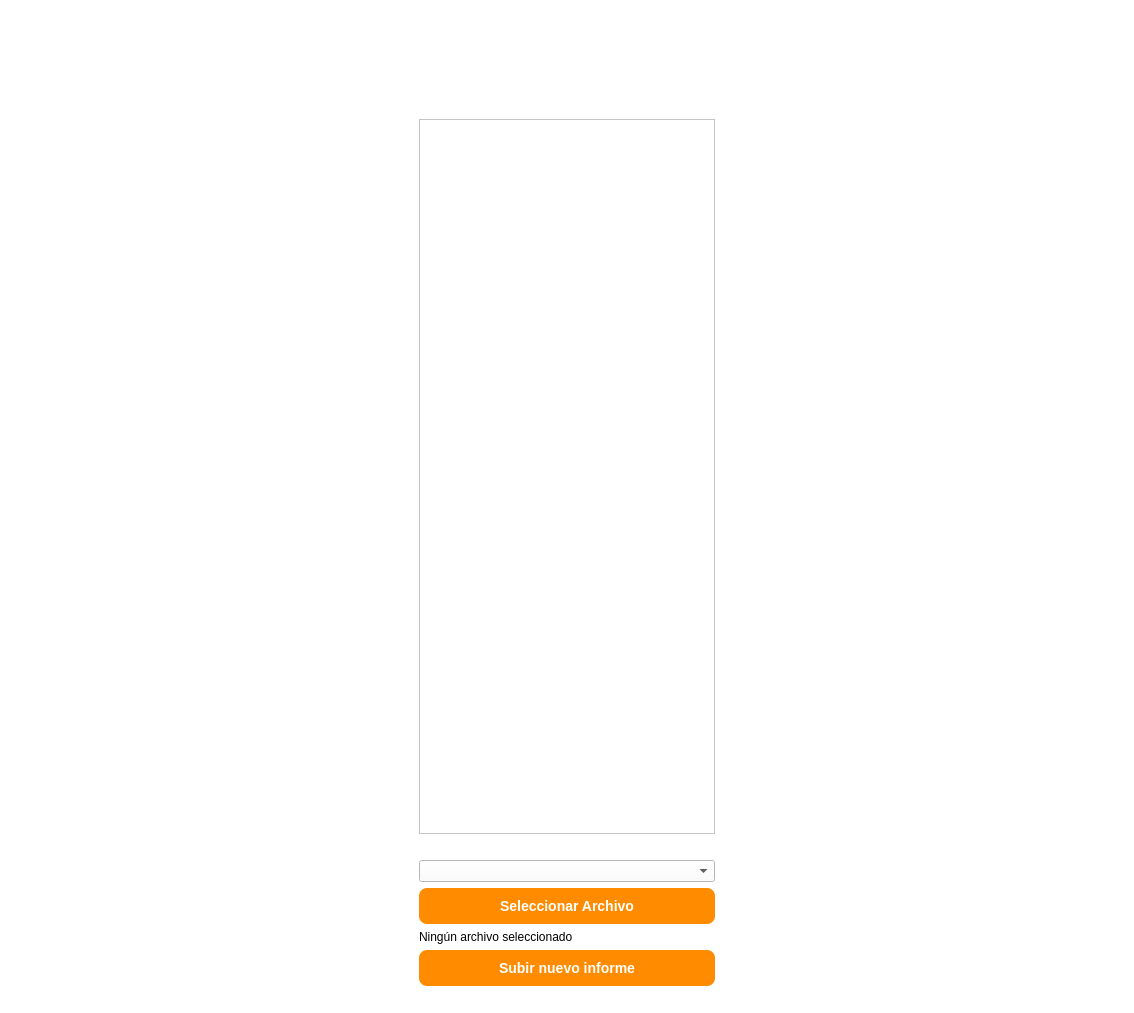
<?xml version="1.0" encoding="UTF-8"?>
<ui version="4.0">
 <class>MainWindow</class>
 <widget class="QMainWindow" name="MainWindow">
  <property name="geometry">
   <rect>
    <x>0</x>
    <y>0</y>
    <width>1134</width>
    <height>1013</height>
   </rect>
  </property>
  <property name="font">
   <font>
    <family>Arial</family>
    <italic>false</italic>
    <stylestrategy>PreferAntialias</stylestrategy>
   </font>
  </property>
  <property name="cursor">
   <cursorShape>ArrowCursor</cursorShape>
  </property>
  <property name="mouseTracking">
   <bool>false</bool>
  </property>
  <property name="windowTitle">
   <string>MainWindow</string>
  </property>
  <property name="autoFillBackground">
   <bool>false</bool>
  </property>
  <property name="styleSheet">
   <string notr="true">/* Pone el fondo de la ventana en blanco */
QMainWindow {
    background-color: #FFFFFF;
}

QWidget {
    background-color: white;
}


/* Estilo para las cajas de texto (DNI y Contraseña) */
QLineEdit {
    border: 2px solid #2980B9; /* Borde azul KiVet */
    border-radius: 5px;
    padding: 5px;
}</string>
  </property>
  <widget class="QWidget" name="centralwidget">
   <property name="styleSheet">
    <string notr="true"/>
   </property>
   <layout class="QHBoxLayout" name="horizontalLayout">
    <item>
     <spacer name="verticalSpacer_13">
      <property name="orientation">
       <enum>Qt::Vertical</enum>
      </property>
      <property name="sizeHint" stdset="0">
       <size>
        <width>20</width>
        <height>40</height>
       </size>
      </property>
     </spacer>
    </item>
    <item>
     <spacer name="verticalSpacer_17">
      <property name="orientation">
       <enum>Qt::Vertical</enum>
      </property>
      <property name="sizeHint" stdset="0">
       <size>
        <width>20</width>
        <height>40</height>
       </size>
      </property>
     </spacer>
    </item>
    <item>
     <spacer name="verticalSpacer_21">
      <property name="orientation">
       <enum>Qt::Vertical</enum>
      </property>
      <property name="sizeHint" stdset="0">
       <size>
        <width>20</width>
        <height>40</height>
       </size>
      </property>
     </spacer>
    </item>
    <item>
     <spacer name="horizontalSpacer_3">
      <property name="orientation">
       <enum>Qt::Horizontal</enum>
      </property>
      <property name="sizeHint" stdset="0">
       <size>
        <width>40</width>
        <height>20</height>
       </size>
      </property>
     </spacer>
    </item>
    <item>
     <widget class="QWidget" name="widget_5" native="true">
      <property name="styleSheet">
       <string notr="true"/>
      </property>
      <layout class="QVBoxLayout" name="verticalLayout_5">
       <item>
        <widget class="QWidget" name="widget_6" native="true">
         <property name="font">
          <font>
           <kerning>true</kerning>
          </font>
         </property>
         <property name="cursor">
          <cursorShape>ArrowCursor</cursorShape>
         </property>
         <property name="focusPolicy">
          <enum>Qt::NoFocus</enum>
         </property>
         <layout class="QHBoxLayout" name="horizontalLayout_2">
          <item>
           <widget class="QLabel" name="label_5">
            <property name="text">
             <string/>
            </property>
           </widget>
          </item>
          <item>
           <widget class="QLabel" name="label_6">
            <property name="text">
             <string/>
            </property>
           </widget>
          </item>
          <item>
           <spacer name="horizontalSpacer">
            <property name="orientation">
             <enum>Qt::Horizontal</enum>
            </property>
            <property name="sizeHint" stdset="0">
             <size>
              <width>40</width>
              <height>20</height>
             </size>
            </property>
           </spacer>
          </item>
          <item>
           <widget class="QLabel" name="label_8">
            <property name="text">
             <string/>
            </property>
           </widget>
          </item>
          <item>
           <widget class="QLabel" name="label_3">
            <property name="maximumSize">
             <size>
              <width>800</width>
              <height>1000</height>
             </size>
            </property>
            <property name="font">
             <font>
              <weight>50</weight>
              <bold>false</bold>
             </font>
            </property>
            <property name="layoutDirection">
             <enum>Qt::LeftToRight</enum>
            </property>
            <property name="text">
             <string/>
            </property>
            <property name="pixmap">
             <pixmap resource="../imagenes/recursos.qrc">:/imagenes/logoKiVet.jpg</pixmap>
            </property>
            <property name="scaledContents">
             <bool>true</bool>
            </property>
            <property name="alignment">
             <set>Qt::AlignCenter</set>
            </property>
            <property name="wordWrap">
             <bool>false</bool>
            </property>
            <property name="indent">
             <number>-1</number>
            </property>
            <property name="openExternalLinks">
             <bool>false</bool>
            </property>
           </widget>
          </item>
          <item>
           <spacer name="horizontalSpacer_2">
            <property name="orientation">
             <enum>Qt::Horizontal</enum>
            </property>
            <property name="sizeHint" stdset="0">
             <size>
              <width>40</width>
              <height>20</height>
             </size>
            </property>
           </spacer>
          </item>
          <item>
           <widget class="QLabel" name="label_9">
            <property name="text">
             <string/>
            </property>
           </widget>
          </item>
          <item>
           <widget class="QLabel" name="label_7">
            <property name="text">
             <string/>
            </property>
           </widget>
          </item>
          <item>
           <widget class="QLabel" name="label_4">
            <property name="text">
             <string/>
            </property>
           </widget>
          </item>
         </layout>
        </widget>
       </item>
       <item>
        <widget class="QWidget" name="widget_7" native="true">
         <layout class="QVBoxLayout" name="verticalLayout_2">
          <item>
           <widget class="QLabel" name="lblTitulo">
            <property name="font">
             <font>
              <pointsize>14</pointsize>
              <weight>75</weight>
              <bold>true</bold>
             </font>
            </property>
            <property name="text">
             <string/>
            </property>
            <property name="alignment">
             <set>Qt::AlignCenter</set>
            </property>
           </widget>
          </item>
          <item>
           <spacer name="horizontalSpacer_7">
            <property name="orientation">
             <enum>Qt::Horizontal</enum>
            </property>
            <property name="sizeHint" stdset="0">
             <size>
              <width>40</width>
              <height>20</height>
             </size>
            </property>
           </spacer>
          </item>
          <item>
           <widget class="QTableWidget" name="tablaInformesVet"/>
          </item>
          <item>
           <spacer name="horizontalSpacer_8">
            <property name="orientation">
             <enum>Qt::Horizontal</enum>
            </property>
            <property name="sizeHint" stdset="0">
             <size>
              <width>40</width>
              <height>20</height>
             </size>
            </property>
           </spacer>
          </item>
          <item>
           <widget class="QComboBox" name="cboTipo"/>
          </item>
          <item>
           <widget class="QPushButton" name="btnSeleccionarArchivo">
            <property name="styleSheet">
             <string notr="true">/* Le da el color naranja corporativo al botón principal */
QPushButton#btnSeleccionarArchivo {
    background-color: #FF8C00;
    color: white;
    border-radius: 8px; /* Redondea los bordes */
    padding: 10px;
    font-weight: bold;
    font-size: 14px;
}

/* Efecto para cuando el usuario pase el dedo/ratón por encima */
QPushButton#btnSeleccionarArchivo:hover {
    background-color: #E67E22;
}</string>
            </property>
            <property name="text">
             <string>Seleccionar Archivo</string>
            </property>
           </widget>
          </item>
          <item>
           <widget class="QLabel" name="lblRuta">
            <property name="text">
             <string>Ningún archivo seleccionado</string>
            </property>
           </widget>
          </item>
          <item>
           <widget class="QPushButton" name="btnSubirInforme">
            <property name="styleSheet">
             <string notr="true">/* Le da el color naranja corporativo al botón principal */
QPushButton#btnSubirInforme {
    background-color: #FF8C00;
    color: white;
    border-radius: 8px; /* Redondea los bordes */
    padding: 10px;
    font-weight: bold;
    font-size: 14px;
}

/* Efecto para cuando el usuario pase el dedo/ratón por encima */
QPushButton#btnSubirInforme:hover {
    background-color: #E67E22;
}</string>
            </property>
            <property name="text">
             <string>Subir nuevo informe</string>
            </property>
           </widget>
          </item>
         </layout>
        </widget>
       </item>
      </layout>
     </widget>
    </item>
    <item>
     <spacer name="horizontalSpacer_6">
      <property name="orientation">
       <enum>Qt::Horizontal</enum>
      </property>
      <property name="sizeHint" stdset="0">
       <size>
        <width>40</width>
        <height>20</height>
       </size>
      </property>
     </spacer>
    </item>
    <item>
     <spacer name="verticalSpacer_22">
      <property name="orientation">
       <enum>Qt::Vertical</enum>
      </property>
      <property name="sizeHint" stdset="0">
       <size>
        <width>20</width>
        <height>40</height>
       </size>
      </property>
     </spacer>
    </item>
    <item>
     <spacer name="verticalSpacer_14">
      <property name="orientation">
       <enum>Qt::Vertical</enum>
      </property>
      <property name="sizeHint" stdset="0">
       <size>
        <width>20</width>
        <height>40</height>
       </size>
      </property>
     </spacer>
    </item>
    <item>
     <spacer name="verticalSpacer_18">
      <property name="orientation">
       <enum>Qt::Vertical</enum>
      </property>
      <property name="sizeHint" stdset="0">
       <size>
        <width>20</width>
        <height>40</height>
       </size>
      </property>
     </spacer>
    </item>
   </layout>
  </widget>
 </widget>
 <resources>
  <include location="../imagenes/recursos.qrc"/>
 </resources>
 <connections/>
</ui>
